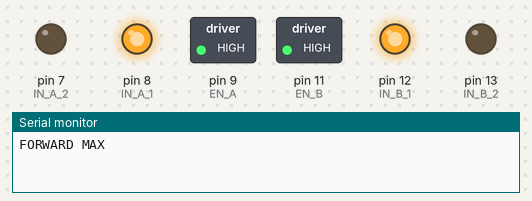
This sketch was run on a simulated Arduino Uno, built with avr-gcc and run on an emulated ATmega328P. On the bench: switched loads named in the sketch (green lamp = pin HIGH), output pins drawn as LEDs (lit = HIGH), the last lines printed to the serial monitor.

Above: at 1.0 s.
At 5.0 s:
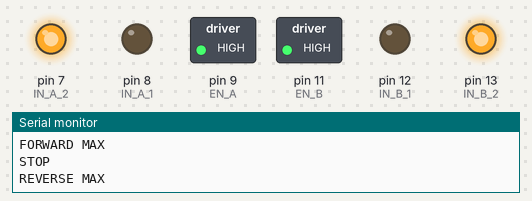
At 9.0 s:
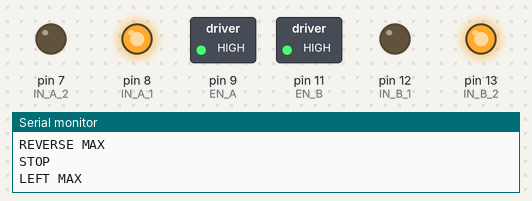
At 13.0 s:
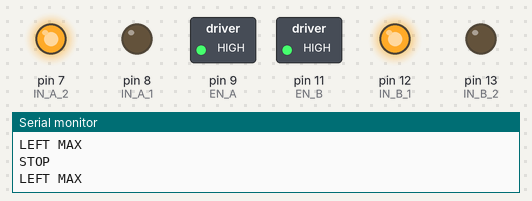
At 16.0 s:
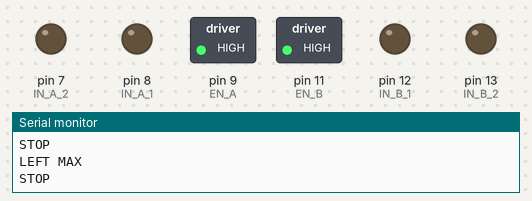
Timing chart, 0 to 20.7 s (numbered marks = the images above):
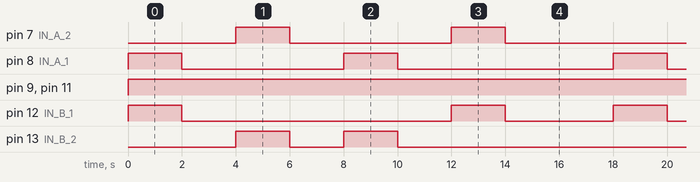

The sketch:

XX_l298n_driver_01_v1.1.ino
```cpp
/**
 * https://www.youtube.com/watch?v=dyjo_ggEtVU
 *
 * L298N Motor Driver
 * v1.1 - changed pin numbers
 */

#define EN_A 9
#define IN_A_1 8
#define IN_A_2 7
#define EN_B 11
#define IN_B_1 12
#define IN_B_2 13

const float minSpd = 0;
const float maxSpd = 255;
float spd = minSpd;
int phaseInterval = 2000;
int rampUpInterval = 20;

void setup() {
  // put your setup code here, to run once:
  pinMode(EN_A, OUTPUT);
  pinMode(IN_A_1, OUTPUT);
  pinMode(IN_A_2, OUTPUT);
  pinMode(EN_B, OUTPUT);
  pinMode(IN_B_1, OUTPUT);
  pinMode(IN_B_2, OUTPUT);

  Serial.begin(9600);
}

void loop() {
  // put your main code here, to run repeatedly:
  motorForward();
  delay(phaseInterval);

  motorStop();
  delay(phaseInterval);

  motorReverse();
  delay(phaseInterval);

  motorStop();
  delay(phaseInterval);

  turnLeft();
  delay(phaseInterval);

  motorStop();
  delay(phaseInterval);

  turnRight();
  delay(phaseInterval);

  motorStop();
  delay(phaseInterval);

//  motorAccelForward();
//  delay(phaseInterval);
//  motorDecelForward();
//  delay(phaseInterval);

  motorStop();
  delay(phaseInterval);
}

/**
 * Both wheels stop
 */
void motorStop(){
  Serial.println("STOP");

  digitalWrite(IN_A_1, LOW);
  digitalWrite(IN_A_2, LOW);

  digitalWrite(IN_B_1, LOW);
  digitalWrite(IN_B_2, LOW);
}

/**
 * Both wheels forward at max speed
 */
void motorForward(){
  Serial.println("FORWARD MAX");

  // wheel A to forward
  digitalWrite(IN_A_1, HIGH);
  digitalWrite(IN_A_2, LOW);
  analogWrite(EN_A, maxSpd);

  // wheel B to forward
  digitalWrite(IN_B_1, HIGH);
  digitalWrite(IN_B_2, LOW);
  analogWrite(EN_B, maxSpd);

}

/**
 * Both wheels reverse at max speed
 */
void motorReverse(){
  Serial.println("REVERSE MAX");

  // wheel A to reverse
  digitalWrite(IN_A_1, LOW);
  digitalWrite(IN_A_2, HIGH);
  analogWrite(EN_A, maxSpd);

  // wheel B to reverse
  digitalWrite(IN_B_1, LOW);
  digitalWrite(IN_B_2, HIGH);
  analogWrite(EN_B, maxSpd);

}

void turnLeft(){
  Serial.println("LEFT MAX");

  // wheel A to forward
  digitalWrite(IN_A_1, HIGH);
  digitalWrite(IN_A_2, LOW);
  analogWrite(EN_A, maxSpd);

  // wheel B to reverse
  digitalWrite(IN_B_1, LOW);
  digitalWrite(IN_B_2, HIGH);
  analogWrite(EN_B, maxSpd);

}

void turnRight(){
  Serial.println("LEFT MAX");

  // wheel A to forward
  digitalWrite(IN_A_1, LOW);
  digitalWrite(IN_A_2, HIGH);
  analogWrite(EN_A, maxSpd);

  // wheel B to reverse
  digitalWrite(IN_B_1, HIGH);
  digitalWrite(IN_B_2, LOW);
  analogWrite(EN_B, maxSpd);

}

/**
 * Both wheelse forward accelerating
 */
void motorAccelForward(){
  Serial.println("FORWARD ACCELERATE");

  // wheel A to forward
  digitalWrite(IN_A_1, HIGH);
  digitalWrite(IN_A_2, LOW);

  // wheel B to forward
  digitalWrite(IN_B_1, HIGH);
  digitalWrite(IN_B_2, LOW);

  // accelerate
  for (int i = minSpd; i < maxSpd; i++){
    Serial.println(i);
    analogWrite(EN_A, i);
    analogWrite(EN_B, i);
    delay(rampUpInterval);
  }
}

/**
 * Both wheelse forward decelerating
 */
void motorDecelForward(){
  Serial.println("FORWARD DECELERATE");

  // wheel A to forward
  digitalWrite(IN_A_1, HIGH);
  digitalWrite(IN_A_2, LOW);

  // wheel B to forward
  digitalWrite(IN_B_1, HIGH);
  digitalWrite(IN_B_2, LOW);

  // accelerate
  for (int i = maxSpd; i > minSpd; i--){
    Serial.println(i);
    analogWrite(EN_A, i);
    analogWrite(EN_B, i);
    delay(rampUpInterval);
  }
}
```

Measured:
- by itself, pin 7 (IN_A_2), pin 8 (IN_A_1): repeats every 18.0 s: LOW 6.0 s, HIGH 2.0 s, LOW 8.0 s, HIGH 2.0 s
- by itself, pin 9 (EN_A), pin 11 (EN_B): LOW → HIGH at 0.00 s
- by itself, pin 12 (IN_B_1): repeats every 18.0 s: LOW 10.0 s, HIGH 2.0 s, LOW 4.0 s, HIGH 2.0 s
- by itself, pin 13 (IN_B_2): repeats every 18.0 s: LOW 2.0 s, HIGH 2.0 s, LOW 12.0 s, HIGH 2.0 s
